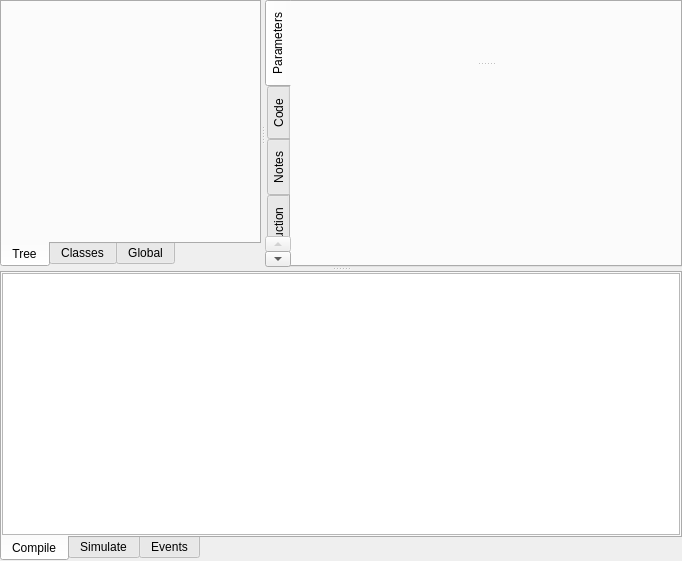
<ui version="4.0" >
 <class>STSequenceView</class>
 <widget class="QWidget" name="STSequenceView" >
  <property name="geometry" >
   <rect>
    <x>0</x>
    <y>0</y>
    <width>682</width>
    <height>561</height>
   </rect>
  </property>
  <property name="windowTitle" >
   <string>Form</string>
  </property>
  <layout class="QHBoxLayout" >
   <property name="spacing" >
    <number>0</number>
   </property>
   <property name="margin" >
    <number>0</number>
   </property>
   <item>
    <widget class="QSplitter" name="vsplitter2" >
     <property name="orientation" >
      <enum>Qt::Vertical</enum>
     </property>
     <widget class="QSplitter" name="hsplitter" >
      <property name="orientation" >
       <enum>Qt::Horizontal</enum>
      </property>
      <widget class="QTabWidget" name="browser_tab" >
       <property name="tabPosition" >
        <enum>QTabWidget::South</enum>
       </property>
       <property name="currentIndex" >
        <number>0</number>
       </property>
       <widget class="QWidget" name="tree_tab" >
        <property name="geometry" >
         <rect>
          <x>0</x>
          <y>0</y>
          <width>239</width>
          <height>244</height>
         </rect>
        </property>
        <attribute name="title" >
         <string>Tree</string>
        </attribute>
        <layout class="QHBoxLayout" >
         <property name="spacing" >
          <number>0</number>
         </property>
         <property name="margin" >
          <number>0</number>
         </property>
         <item>
          <widget class="STTreeView" native="1" name="treeview" />
         </item>
        </layout>
       </widget>
       <widget class="QWidget" name="classes_tab" >
        <property name="geometry" >
         <rect>
          <x>0</x>
          <y>0</y>
          <width>239</width>
          <height>244</height>
         </rect>
        </property>
        <attribute name="title" >
         <string>Classes</string>
        </attribute>
        <layout class="QHBoxLayout" >
         <property name="spacing" >
          <number>0</number>
         </property>
         <property name="margin" >
          <number>0</number>
         </property>
         <item>
          <widget class="STClassView" native="1" name="classview" />
         </item>
        </layout>
       </widget>
       <widget class="QWidget" name="global_tab" >
        <property name="geometry" >
         <rect>
          <x>0</x>
          <y>0</y>
          <width>239</width>
          <height>244</height>
         </rect>
        </property>
        <attribute name="title" >
         <string>Global</string>
        </attribute>
        <layout class="QHBoxLayout" name="horizontalLayout_2" >
         <property name="spacing" >
          <number>0</number>
         </property>
         <property name="margin" >
          <number>0</number>
         </property>
         <item>
          <widget class="STGlobalView" native="1" name="globalview" />
         </item>
        </layout>
       </widget>
      </widget>
      <widget class="QTabWidget" name="tabWidget" >
       <property name="tabPosition" >
        <enum>QTabWidget::West</enum>
       </property>
       <property name="currentIndex" >
        <number>0</number>
       </property>
       <widget class="QWidget" name="parameters_tab" >
        <property name="geometry" >
         <rect>
          <x>0</x>
          <y>0</y>
          <width>405</width>
          <height>263</height>
         </rect>
        </property>
        <attribute name="title" >
         <string>Parameters</string>
        </attribute>
        <layout class="QHBoxLayout" >
         <property name="spacing" >
          <number>0</number>
         </property>
         <property name="margin" >
          <number>0</number>
         </property>
         <item>
          <widget class="QSplitter" name="vsplitter" >
           <property name="orientation" >
            <enum>Qt::Vertical</enum>
           </property>
           <widget class="STNodeView" native="1" name="nodeview" >
            <property name="sizePolicy" >
             <sizepolicy vsizetype="Expanding" hsizetype="Expanding" >
              <horstretch>0</horstretch>
              <verstretch>0</verstretch>
             </sizepolicy>
            </property>
           </widget>
           <widget class="STSimView" native="1" name="simview" >
            <property name="minimumSize" >
             <size>
              <width>0</width>
              <height>100</height>
             </size>
            </property>
           </widget>
          </widget>
         </item>
        </layout>
       </widget>
       <widget class="QWidget" name="code_tab" >
        <property name="geometry" >
         <rect>
          <x>0</x>
          <y>0</y>
          <width>405</width>
          <height>263</height>
         </rect>
        </property>
        <attribute name="title" >
         <string>Code</string>
        </attribute>
        <layout class="QHBoxLayout" >
         <property name="spacing" >
          <number>0</number>
         </property>
         <property name="margin" >
          <number>0</number>
         </property>
         <item>
          <widget class="STSourceEditor" native="1" name="codeview" />
         </item>
        </layout>
       </widget>
       <widget class="QWidget" name="notes_tab" >
        <property name="geometry" >
         <rect>
          <x>0</x>
          <y>0</y>
          <width>405</width>
          <height>263</height>
         </rect>
        </property>
        <attribute name="title" >
         <string>Notes</string>
        </attribute>
        <layout class="QHBoxLayout" name="horizontalLayout" >
         <property name="spacing" >
          <number>0</number>
         </property>
         <property name="margin" >
          <number>0</number>
         </property>
         <item>
          <widget class="QTextEdit" name="notes" />
         </item>
        </layout>
       </widget>
       <widget class="QWidget" name="reconstruction_tab" >
        <property name="geometry" >
         <rect>
          <x>0</x>
          <y>0</y>
          <width>405</width>
          <height>263</height>
         </rect>
        </property>
        <attribute name="title" >
         <string>Reconstruction</string>
        </attribute>
        <layout class="QHBoxLayout" name="horizontalLayout_3" >
         <property name="spacing" >
          <number>0</number>
         </property>
         <property name="margin" >
          <number>0</number>
         </property>
         <item>
          <widget class="QTextEdit" name="reconstruction" />
         </item>
        </layout>
       </widget>
      </widget>
     </widget>
     <widget class="QTabWidget" name="logtabwidget" >
      <property name="sizePolicy" >
       <sizepolicy vsizetype="Preferred" hsizetype="Preferred" >
        <horstretch>0</horstretch>
        <verstretch>0</verstretch>
       </sizepolicy>
      </property>
      <property name="whatsThis" >
       <string>&lt;!DOCTYPE HTML PUBLIC "-//W3C//DTD HTML 4.0//EN" "http://www.w3.org/TR/REC-html40/strict.dtd">&#xd;
&lt;html>&lt;head>&lt;meta name="qrichtext" content="1" />&lt;style type="text/css">&#xd;
p, li { white-space: pre-wrap; }&#xd;
&lt;/style>&lt;/head>&lt;body style=" font-family:'MS Shell Dlg 2'; font-size:8.25pt; font-weight:400; font-style:normal;">&#xd;
&lt;p style=" margin-top:0px; margin-bottom:0px; margin-left:0px; margin-right:0px; -qt-block-indent:0; text-indent:0px;">The &lt;span style=" font-weight:600;">Parameters&lt;/span> tab shows the parameters associated with the currently selected node (in the tree view). After the sequence is compiled, the sequence events are displayed in the simulation view. This display is updated in real time as you modify sequence parameters (by double clicking and editing). Green balls indicate which parameters are editable by the user. Red balls indicate which parameters are set programmatically within the sequence.&lt;/p>&lt;/body>&lt;/html></string>
      </property>
      <property name="tabPosition" >
       <enum>QTabWidget::South</enum>
      </property>
      <property name="currentIndex" >
       <number>0</number>
      </property>
      <widget class="QWidget" name="compile_tab" >
       <property name="geometry" >
        <rect>
         <x>0</x>
         <y>0</y>
         <width>676</width>
         <height>262</height>
        </rect>
       </property>
       <attribute name="title" >
        <string>Compile</string>
       </attribute>
       <layout class="QHBoxLayout" >
        <property name="spacing" >
         <number>0</number>
        </property>
        <property name="margin" >
         <number>0</number>
        </property>
        <item>
         <widget class="STCompileLog" name="compile_log" />
        </item>
       </layout>
      </widget>
      <widget class="QWidget" name="simulate_tab" >
       <property name="geometry" >
        <rect>
         <x>0</x>
         <y>0</y>
         <width>676</width>
         <height>262</height>
        </rect>
       </property>
       <attribute name="title" >
        <string>Simulate</string>
       </attribute>
       <layout class="QHBoxLayout" >
        <property name="spacing" >
         <number>0</number>
        </property>
        <property name="margin" >
         <number>0</number>
        </property>
        <item>
         <widget class="QListWidget" name="simulate_log" />
        </item>
       </layout>
      </widget>
      <widget class="QWidget" name="events_tab" >
       <property name="geometry" >
        <rect>
         <x>0</x>
         <y>0</y>
         <width>676</width>
         <height>262</height>
        </rect>
       </property>
       <attribute name="title" >
        <string>Events</string>
       </attribute>
       <layout class="QHBoxLayout" >
        <property name="spacing" >
         <number>0</number>
        </property>
        <property name="margin" >
         <number>0</number>
        </property>
        <item>
         <widget class="STEventList" native="1" name="event_list" />
        </item>
       </layout>
      </widget>
     </widget>
    </widget>
   </item>
  </layout>
 </widget>
 <customwidgets>
  <customwidget>
   <class>STGlobalView</class>
   <extends>QWidget</extends>
   <header>stglobalview.h</header>
   <container>1</container>
  </customwidget>
  <customwidget>
   <class>STNodeView</class>
   <extends>QWidget</extends>
   <header>stnodeview.h</header>
   <container>1</container>
  </customwidget>
  <customwidget>
   <class>STSimView</class>
   <extends>QWidget</extends>
   <header>stsimview.h</header>
   <container>1</container>
  </customwidget>
  <customwidget>
   <class>STEventList</class>
   <extends>QWidget</extends>
   <header>steventlist.h</header>
   <container>1</container>
  </customwidget>
  <customwidget>
   <class>STCompileLog</class>
   <extends>QListWidget</extends>
   <header>stcompilelog.h</header>
  </customwidget>
  <customwidget>
   <class>STTreeView</class>
   <extends>QWidget</extends>
   <header>sttreeview.h</header>
   <container>1</container>
  </customwidget>
  <customwidget>
   <class>STClassView</class>
   <extends>QWidget</extends>
   <header>stclassview.h</header>
   <container>1</container>
  </customwidget>
  <customwidget>
   <class>STSourceEditor</class>
   <extends>QWidget</extends>
   <header>stsourceeditor.h</header>
   <container>1</container>
  </customwidget>
 </customwidgets>
 <resources/>
 <connections/>
</ui>
